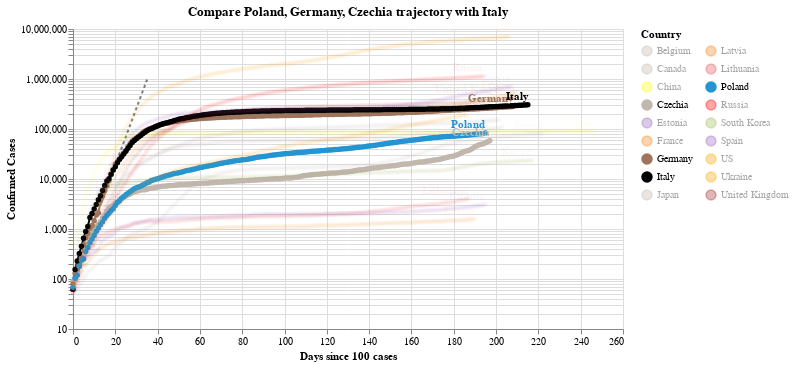

Notebook cell for this chart:
### Code cell
#hide_input
chart2 = make_since_chart(dff2,['Poland', 'Germany', 'Czechia'], baseline_countries)
chart2

### Figure 1 — Vega-Lite specification as saved in the notebook (floating-point values rounded to 4 significant figures; data arrays with more than 128 entries replaced by an {"elided": "..."} marker saying what was removed)
{"config": {"view": {"continuousWidth": 400, "continuousHeight": 300}}, "layer": [{"data": {"name": "data-628230001892d6798b50651be41d1b3e"}, "mark": {"type": "line", "color": "black", "opacity": 0.5, "strokeDash": [3, 3]}, "encoding": {"x": {"type": "quantitative", "field": "Days since 100 cases"}, "y": {"type": "quantitative", "field": "Confirmed Cases"}}}, {"data": {"name": "data-c67c9ef5a8451ed15bb2d8670c82a0a4"}, "mark": {"type": "line", "point": true}, "encoding": {"color": {"type": "nominal", "field": "Country", "legend": {"columns": 2}, "scale": {"domain": ["Belgium", "Canada", "China", "Czechia", "Estonia", "France", "Germany", "Italy", "Japan", "Latvia", "Lithuania", "Poland", "Russia", "South Korea", "Spain", "US", "Ukraine", "United Kingdom"], "range": ["#C1B7AD", "#C1B7AD", "yellow", "#C1B7AD", "#9467bd", "#F58518", "#9D755D", "black", "#C1B7AD", "#F58518", "#E45756", "#2495D3", "red", "#A1BA59", "#9467bd", "orange", "orange", "brown"]}}, "opacity": {"condition": {"value": 1, "selection": "selector002"}, "value": 0.05}, "tooltip": [{"type": "nominal", "field": "Country"}, {"type": "temporal", "field": "Date"}, {"type": "quantitative", "field": "Confirmed Cases"}, {"type": "quantitative", "field": "Days since 100 cases"}], "x": {"type": "quantitative", "field": "Days since 100 cases"}, "y": {"type": "quantitative", "field": "Confirmed Cases", "scale": {"type": "log"}}}, "selection": {"selector002": {"type": "multi", "fields": ["Country"], "bind": "legend", "init": [{"Country": "Poland"}, {"Country": "Germany"}, {"Country": "Czechia"}, {"Country": "Italy"}]}}, "width": 550}, {"data": {"name": "data-c67c9ef5a8451ed15bb2d8670c82a0a4"}, "mark": {"type": "text", "align": "right", "dy": -8, "fontWeight": "bold"}, "encoding": {"color": {"type": "nominal", "field": "Country", "legend": {"columns": 2}, "scale": {"domain": ["Belgium", "Canada", "China", "Czechia", "Estonia", "France", "Germany", "Italy", "Japan", "Latvia", "Lithuania", "Poland", "Russia", "South Korea", "Spain", "US", "Ukraine", "United Kingdom"], "range": ["#C1B7AD", "#C1B7AD", "yellow", "#C1B7AD", "#9467bd", "#F58518", "#9D755D", "black", "#C1B7AD", "#F58518", "#E45756", "#2495D3", "red", "#A1BA59", "#9467bd", "orange", "orange", "brown"]}}, "opacity": {"condition": {"value": 1, "selection": "selector002"}, "value": 0.05}, "text": {"type": "nominal", "field": "Country"}, "tooltip": [{"type": "nominal", "field": "Country"}, {"type": "temporal", "field": "Date"}, {"type": "quantitative", "field": "Confirmed Cases"}, {"type": "quantitative", "field": "Days since 100 cases"}], "x": {"type": "quantitative", "field": "Days since 100 cases"}, "y": {"type": "quantitative", "field": "Confirmed Cases", "scale": {"type": "log"}}}, "transform": [{"filter": "(datum['Date'] >= 1600905600000)"}], "width": 550}], "title": "Compare Poland, Germany, Czechia trajectory with Italy", "$schema": "https://vega.github.io/schema/vega-lite/v4.0.2.json", "datasets": {"data-628230001892d6798b50651be41d1b3e": [{"Days since 100 cases": 0, "Confirmed Cases": 100.0}, {"Days since 100 cases": 1, "Confirmed Cases": 130.0}, {"Days since 100 cases": 2, "Confirmed Cases": 169.0}, {"Days since 100 cases": 3, "Confirmed Cases": 219.7}, {"Days since 100 cases": 4, "Confirmed Cases": 285.6}, {"Days since 100 cases": 5, "Confirmed Cases": 371.3}, {"Days since 100 cases": 6, "Confirmed Cases": 482.7}, {"Days since 100 cases": 7, "Confirmed Cases": 627.5}, {"Days since 100 cases": 8, "Confirmed Cases": 815.7}, {"Days since 100 cases": 9, "Confirmed Cases": 1060.0}, {"Days since 100 cases": 10, "Confirmed Cases": 1379.0}, {"Days since 100 cases": 11, "Confirmed Cases": 1792.0}, {"Days since 100 cases": 12, "Confirmed Cases": 2330.0}, {"Days since 100 cases": 13, "Confirmed Cases": 3029.0}, {"Days since 100 cases": 14, "Confirmed Cases": 3937.0}, {"Days since 100 cases": 15, "Confirmed Cases": 5119.0}, {"Days since 100 cases": 16, "Confirmed Cases": 6654.0}, {"Days since 100 cases": 17, "Confirmed Cases": 8650.0}, {"Days since 100 cases": 18, "Confirmed Cases": 11250.0}, {"Days since 100 cases": 19, "Confirmed Cases": 14620.0}, {"Days since 100 cases": 20, "Confirmed Cases": 19000.0}, {"Days since 100 cases": 21, "Confirmed Cases": 24710.0}, {"Days since 100 cases": 22, "Confirmed Cases": 32120.0}, {"Days since 100 cases": 23, "Confirmed Cases": 41750.0}, {"Days since 100 cases": 24, "Confirmed Cases": 54280.0}, {"Days since 100 cases": 25, "Confirmed Cases": 70560.0}, {"Days since 100 cases": 26, "Confirmed Cases": 91730.0}, {"Days since 100 cases": 27, "Confirmed Cases": 119300.0}, {"Days since 100 cases": 28, "Confirmed Cases": 155000.0}, {"Days since 100 cases": 29, "Confirmed Cases": 201500.0}, {"Days since 100 cases": 30, "Confirmed Cases": 262000.0}, {"Days since 100 cases": 31, "Confirmed Cases": 340600.0}, {"Days since 100 cases": 32, "Confirmed Cases": 442800.0}, {"Days since 100 cases": 33, "Confirmed Cases": 575600.0}, {"Days since 100 cases": 34, "Confirmed Cases": 748300.0}, {"Days since 100 cases": 35, "Confirmed Cases": 972800.0}], "data-c67c9ef5a8451ed15bb2d8670c82a0a4": {"elided": "3705 records"}}}
